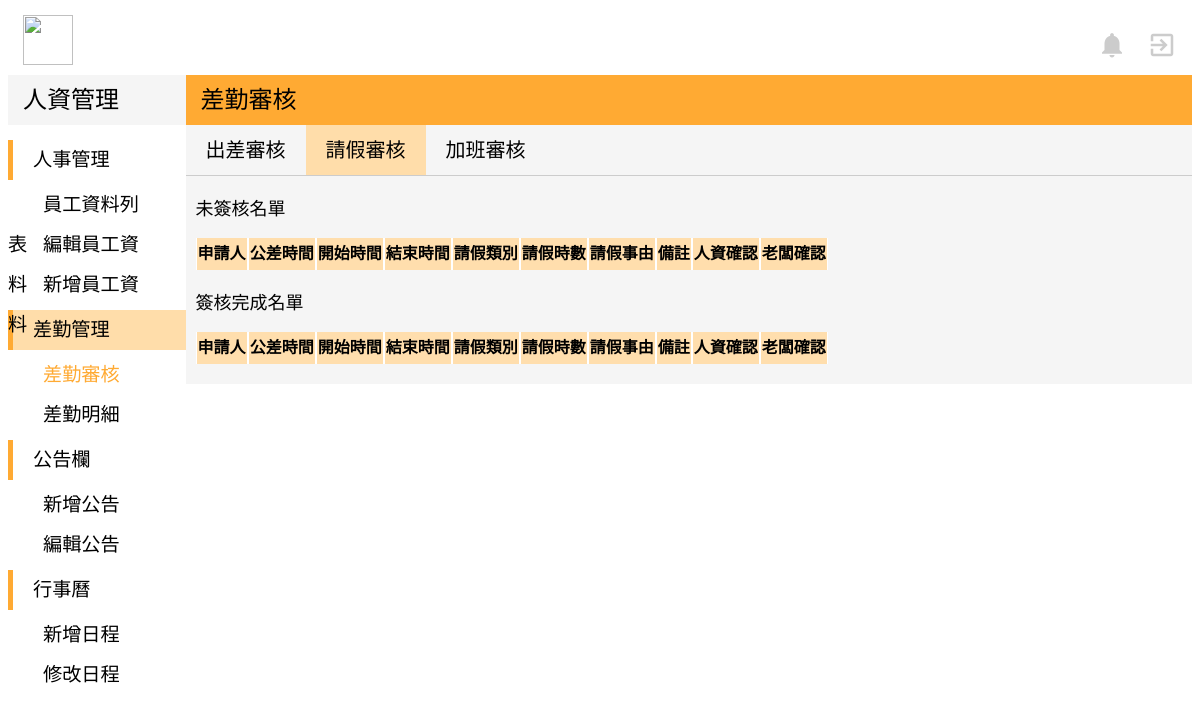
The app's page /admin-Model/admin_leave.php (signed in), older data.
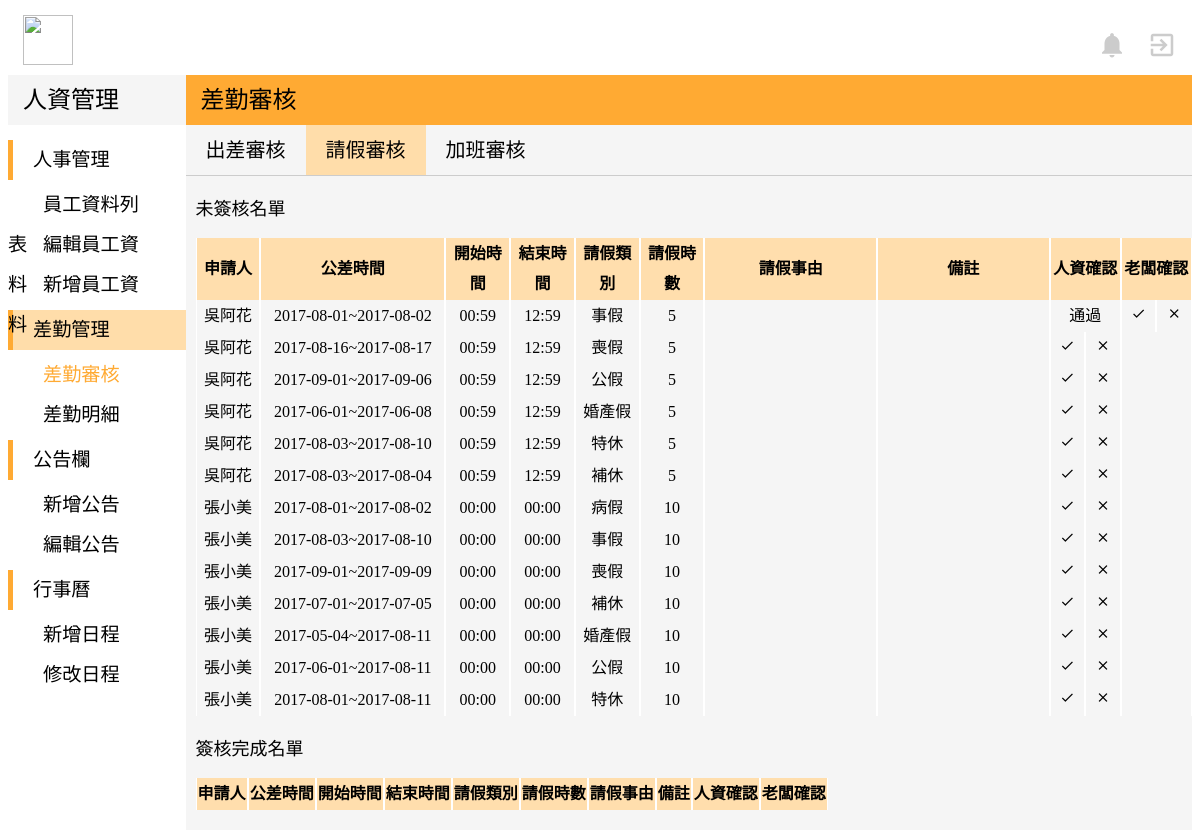
The same page, newer data.
### tables this page shows
CREATE TABLE `leave` (
  `id` int(11) NOT NULL,
  `l_sn` varchar(15) NOT NULL,
  `l_name` varchar(30) NOT NULL,
  `l_startDate` date NOT NULL,
  `l_startTime` time NOT NULL,
  `l_endDate` date NOT NULL,
  `l_endTime` time NOT NULL,
  `l_month` varchar(2) NOT NULL,
  `l_type` varchar(30) NOT NULL,
  `l_compensatoryLevae` varchar(30) NOT NULL,
  `l_annualLeave` varchar(30) NOT NULL,
  `l_marriageLeave` varchar(30) NOT NULL,
  `l_officialLeave` varchar(30) NOT NULL,
  `l_personalLeave` varchar(30) NOT NULL,
  `l_funeralLeave` varchar(30) NOT NULL,
  `l_sickLeave` varchar(30) NOT NULL,
  `l_hrs` varchar(30) NOT NULL,
  `l_state` varchar(30) NOT NULL,
  `l_comment` varchar(30) NOT NULL,
  `l_hrCheck` varchar(30) NOT NULL DEFAULT '簽核中',
  `l_bossCheck` varchar(30) NOT NULL DEFAULT '簽核中',
  `l_applyDate` timestamp NOT NULL DEFAULT CURRENT_TIMESTAMP
);

### admin-Model/admin_leave.php (the view, shortened to what the changed rows need)
<!DOCTYPE html>
<?php
$servername = "localhost";
$username = "root";
$password = "root";
$dbname = "peopleresource";
try {
    $conn = mysqli_connect($servername,$username ,$password,$dbname);
    $sql = "SELECT * FROM `leave`";
    $result = mysqli_query($conn,$sql);
    }
catch(PDOException $e)
    {
    echo $sql . "<br>" . $e->getMessage();
    }
?>
<html>
<head>
	<link rel="stylesheet" href="../view/indexStyle.css">
</head>
<body>
	<div class="down">
		<div class="right">
			<div class="right-bottom">
        <div style="margin-left:10px">
          <table cellspacing="0">
          	<th>申請人</th>
          	<th>公差時間</th>
          	<th>開始時間</th>
          	<th>結束時間</th>
          	<th>請假類別</th>
          	<th>請假時數</th>
          	<th>請假事由</th>
          	<th>備註</th>
          	<th colspan="2">人資確認</th>
          	<th colspan="2">老闆確認</th>
          <?php
          while($row = mysqli_fetch_array($result)) {
          if(($row["l_hrCheck"]=='簽核中' AND $row["l_bossCheck"]=='簽核中') OR ($row["l_hrCheck"]=='通過'AND $row["l_bossCheck"]=='簽核中')){?>
          <tr>
          	<td style="width:70px"><?php echo $row["l_name"]; ?></td>
          	<td style="width:215px"><?php echo $row["l_startDate"]; ?>~<?php echo $row["l_endDate"];?></td>
          	<td style="width:70px"><?php echo substr( $row["l_startTime"],0,-3);?></td>
          	<td style="width:70px"><?php echo substr( $row["l_endTime"],0,-3);?></td>
          	<td style="width:70px"><?php echo $row["l_type"]?></td>
          	<td style="width:70px"><?php echo $row["l_hrs"];?></td>
          	<td style="width:200px"><?php echo $row["l_state"];?></td>
          	<td style="width:200px"><?php echo $row["l_comment"];?></td>
            <?php if($row["l_hrCheck"]=='簽核中') {?>
            <td style="width:35px">
              <a href="../Controller/leave_hrCheck.php?id=<?php echo $row["id"]; ?>">
              <i class="material-icons" style="font-size:15px">check</i></a></td>
            <td style="width:35px">
              <a href="../Controller/leave_hrCheckRefuse.php?id=<?php echo $row["id"]; ?>">
              <i class="material-icons" style="font-size:15px">clear</i></a></td>
            <?php }
            else{?>
              <td colspan="2"><?php echo $row["l_hrCheck"]?> </td> <?php  } ?>
            <?php if($row["l_hrCheck"]=='簽核中') {?>
              <td colspan="2"></td> <?php  }
            else{?>
              <td style="width:35px"><a href="../Controller/leave_bossCheck.php?id=<?php echo $row["id"]; ?>">
              <i class="material-icons" style="font-size:15px">check</i></a></td>
              <td style="width:35px"><a href="../Controller/leave_bossCheck.php?id=<?php echo $row["id"]; ?>">
              <i class="material-icons" style="font-size:15px">clear</i></a></td> <?php }?>
          </tr>
          <?php }} ?>
          </table>
        </div>
        <div style="margin-left:10px">
        	<table cellspacing="0">
            <th>申請人</th>
            <th>公差時間</th>
            <th>開始時間</th>
            <th>結束時間</th>
            <th>請假類別</th>
            <th>請假時數</th>
            <th>請假事由</th>
            <th>備註</th>
            <th>人資確認</th>
            <th>老闆確認</th>
          </table>
        </div>
			</div>
		</div>
	</div>
</body>
</html>

Row changes from the older to the newer data that the page shows:
now on this page (row edited): leave: l_name "吳阿花", l_startDate "2017-08-01", l_endDate "2017-08-02", l_startTime "00:59", l_endTime "12:59", l_type "事假", l_hrs "5", l_hrCheck "通過"
now on this page (row edited): leave: l_name "吳阿花", l_startDate "2017-08-16", l_endDate "2017-08-17", l_startTime "00:59", l_endTime "12:59", l_type "喪假", l_hrs "5", l_hrCheck "簽核中" (drawn)
now on this page (row edited): leave: l_name "吳阿花", l_startDate "2017-09-01", l_endDate "2017-09-06", l_startTime "00:59", l_endTime "12:59", l_type "公假", l_hrs "5", l_hrCheck "簽核中" (drawn)
now on this page (row edited): leave: l_name "吳阿花", l_startDate "2017-06-01", l_endDate "2017-06-08", l_startTime "00:59", l_endTime "12:59", l_type "婚產假", l_hrs "5", l_hrCheck "簽核中" (drawn)
now on this page (row edited): leave: l_name "吳阿花", l_startDate "2017-08-03", l_endDate "2017-08-10", l_startTime "00:59", l_endTime "12:59", l_type "特休", l_hrs "5", l_hrCheck "簽核中" (drawn)
now on this page (row edited): leave: l_name "吳阿花", l_startDate "2017-08-03", l_endDate "2017-08-04", l_startTime "00:59", l_endTime "12:59", l_type "補休", l_hrs "5", l_hrCheck "簽核中" (drawn)
now on this page (row edited): leave: l_name "張小美", l_startDate "2017-08-01", l_endDate "2017-08-02", l_startTime "00:00", l_endTime "00:00", l_type "病假", l_hrs "10", l_hrCheck "簽核中" (drawn)
now on this page (row edited): leave: l_name "張小美", l_startDate "2017-08-03", l_endDate "2017-08-10", l_startTime "00:00", l_endTime "00:00", l_type "事假", l_hrs "10", l_hrCheck "簽核中" (drawn)
now on this page (row edited): leave: l_name "張小美", l_startDate "2017-09-01", l_endDate "2017-09-09", l_startTime "00:00", l_endTime "00:00", l_type "喪假", l_hrs "10", l_hrCheck "簽核中" (drawn)
now on this page (row edited): leave: l_name "張小美", l_startDate "2017-07-01", l_endDate "2017-07-05", l_startTime "00:00", l_endTime "00:00", l_type "補休", l_hrs "10", l_hrCheck "簽核中" (drawn)
now on this page (row edited): leave: l_name "張小美", l_startDate "2017-05-04", l_endDate "2017-08-11", l_startTime "00:00", l_endTime "00:00", l_type "婚產假", l_hrs "10", l_hrCheck "簽核中" (drawn)
now on this page (row edited): leave: l_name "張小美", l_startDate "2017-06-01", l_endDate "2017-08-11", l_startTime "00:00", l_endTime "00:00", l_type "公假", l_hrs "10", l_hrCheck "簽核中" (drawn)
now on this page (row edited): leave: l_name "張小美", l_startDate "2017-08-01", l_endDate "2017-08-11", l_startTime "00:00", l_endTime "00:00", l_type "特休", l_hrs "10", l_hrCheck "簽核中" (drawn)
